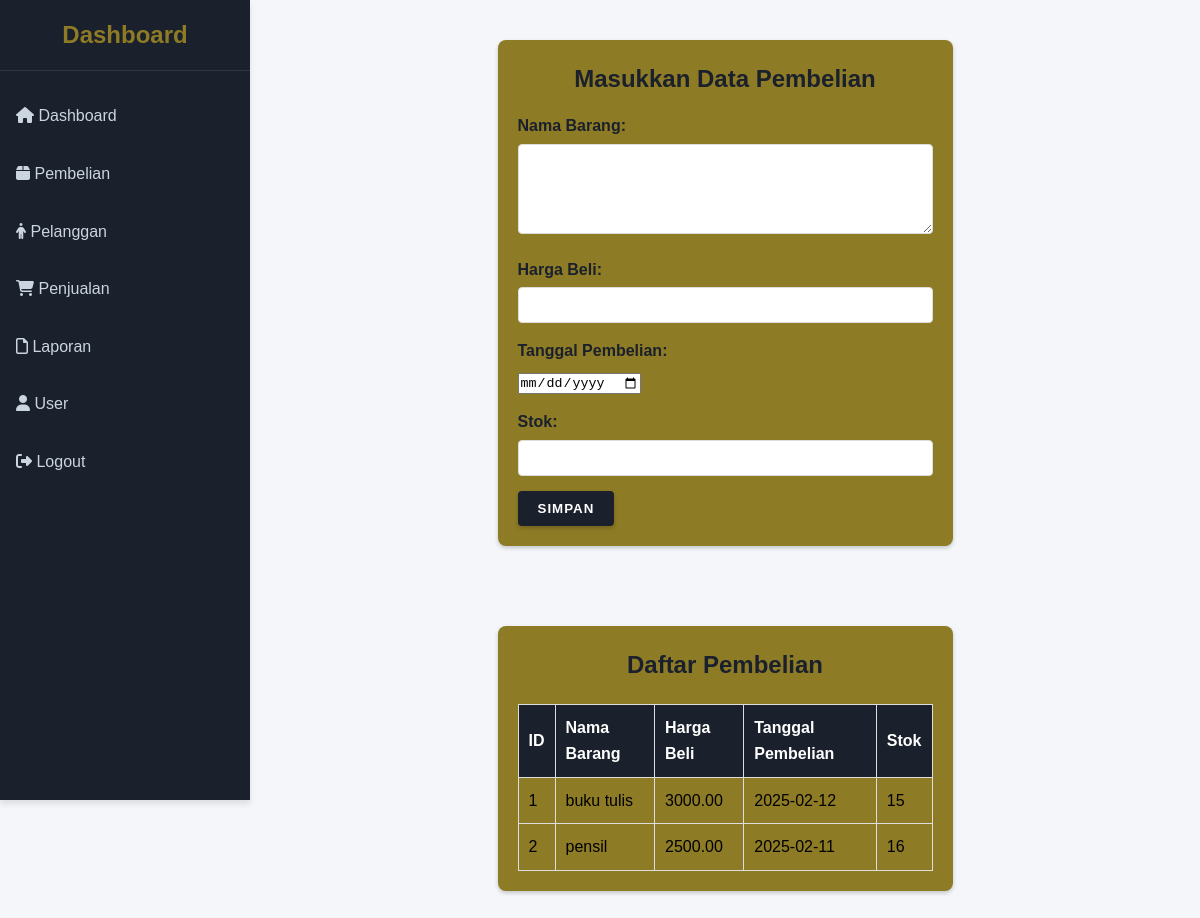
Screenshot of /public/barang.php (signed in) with the database file from the repository.
### tables this page shows
CREATE TABLE `barang` (
  `id_barang` int(11) NOT NULL,
  `nama_barang` varchar(255) NOT NULL,
  `harga_beli` decimal(10,2) NOT NULL,
  `tgl_pembelian` date NOT NULL,
  `stok` varchar(255) NOT NULL
);

### public/barang.php (the view, shortened to what this page needs)
<?php
require_once __DIR__ . '/../app/database.php';
$user = $_SESSION['user'];
$query = "SELECT * FROM barang";
$stmt = $conn->prepare($query);
$stmt->execute();
$barang = $stmt->fetchAll(PDO::FETCH_ASSOC);
?>
<!DOCTYPE html>
<html lang="en">
<head>
  <link rel="stylesheet" href="https://cdnjs.cloudflare.com/ajax/libs/font-awesome/6.4.0/css/all.min.css">
</head>
<body>
  <div class="sidebar">
    <div class="header">
      <h2>Dashboard</h2>
    </div>
    <nav>
    <?php if ($user['role'] === 'admin') : ?>
        <a href="admin_dashboard.php"><i class="fas fa-home"></i> Dashboard</a>
    <?php else : ?>
        <a href="petugas_dashboard.php"><i class="fas fa-home"></i> Dashboard</a>
    <?php endif; ?>
      <a href="barang.php"><i class="fa-solid fa-box"></i> Pembelian</a>
      <a href="pelanggan.php"><i class="fa-solid fa-person"></i> Pelanggan</a>
      <a href="penjualan.php"><i class="fa-solid fa-cart-shopping"></i> Penjualan</a>
      <a href="laporan.php"><i class="fa-regular fa-file"></i> Laporan</a>
      <?php if ($user['role'] === 'admin') : ?>
      <a href="register.php"><i class="fa-solid fa-user"></i> User</a>
      <?php endif; ?>
      <a href="logout.php" class="logout"><i class="fas fa-sign-out-alt"></i> Logout</a>
    </nav>
    </div>
  <div class="content">
    <div class="container">
      <h2>Masukkan Data Pembelian</h2>
      <form method="POST" action="">
        <div class="form-group">
          <label>Nama Barang:</label>
          <textarea name="nama_barang" rows="4" required></textarea>
        </div>
        <div class="form-group">
          <label>Harga Beli:</label>
          <input type="number" name="harga_beli" step="0.01" required>
        </div>
        <div class="form-group">
          <label>Tanggal Pembelian:</label>
          <input type="date" name="tgl_pembelian" step="0.01" required>
        </div>
        <div class="form-group">
          <label>Stok:</label>
          <input type="number" name="stok" required>
        </div>
        <button type="submit">Simpan</button>
      </form>
    </div>
  </div>
  <div class="content">
    <div class="container">
      <h2>Daftar Pembelian</h2>
      <table>
        <thead>
          <tr>
            <th>ID</th>
            <th>Nama Barang</th>
            <th>Harga Beli</th>
            <th>Tanggal Pembelian</th>
            <th>Stok</th>
          </tr>
        </thead>
        <tbody>
          <?php foreach ($barang as $item): ?>
          <tr>
            <td><?= htmlspecialchars($item['id_barang']); ?></td>
            <td><?= htmlspecialchars($item['nama_barang']); ?></td>
            <td><?= htmlspecialchars($item['harga_beli']); ?></td>
            <td><?= htmlspecialchars($item['tgl_pembelian']); ?></td>
            <td><?= htmlspecialchars($item['stok']); ?></td>
          </tr>
          <?php endforeach; ?>
        </tbody>
      </table>
    </div>
  </div>
</body>
</html>

### public/barang.php (style rules this page uses)
table { width: 100%; border-collapse: collapse; margin-top: 20px; }
table, th, td { border: 1px solid #ddd; }
th, td { padding: 10px; text-align: left; }
th { background-color: #1a202c; color: white; }
* { margin: 0; padding: 0; box-sizing: border-box; }
body { font-family: sans-serif; background-color: #f4f6f9; line-height: 1.6; }
.sidebar { width: 250px; height: 100vh; background-color: #1a202c; box-shadow: 0 4px 6px rgba(0, 0, 0, 0.1); position: fixed; left: 0; top: 0; }
.sidebar .header { padding: 1rem; text-align: center; border-bottom: 1px solid #2d3748; }
.sidebar .header h2 { color: rgb(142, 123, 37); font-size: 1.5rem; font-weight: bold; }
.sidebar nav { margin-top: 1rem; }
.sidebar nav a { display: block; padding: 1rem; color: #cbd5e0; text-decoration: none; transition: background 0.3s, color 0.3s; }
.content { margin-left: 250px; padding: 20px; transition: margin-left 0.3s; }
.container { width: 50%; margin: 20px auto; padding: 20px; background-color: rgb(142, 123, 37); border-radius: 8px; box-shadow: 0 2px 4px rgba(0,0,0,0.2); }
.container h2 { color: #1a202c; margin-bottom: 15px; text-align: center; }
.form-group { margin-bottom: 15px; }
.form-group label { display: block; margin-bottom: 5px; color: #1a202c; font-weight: bold; }
.form-group input[type="text"], .form-group input[type="number"], .form-group textarea { width: 100%; padding: 8px; border: 1px solid #ddd; border-radius: 4px; font-size: 1rem; }
button { padding: 10px 20px; border: none; border-radius: 4px; cursor: pointer; font-weight: bold; text-transform: uppercase; letter-spacing: 1px; background-color: #1a202c; color: #fff; box-shadow: 0 2px 4px rgba(0,0,0,0.2); transition: background-color 0.3s, box-shadow 0.3s; }

### rows the page displays
barang: id_barang "1", nama_barang "buku tulis", harga_beli "3000.00", tgl_pembelian "2025-02-12", stok "15"
barang: id_barang "2", nama_barang "pensil", harga_beli "2500.00", tgl_pembelian "2025-02-11", stok "16"
